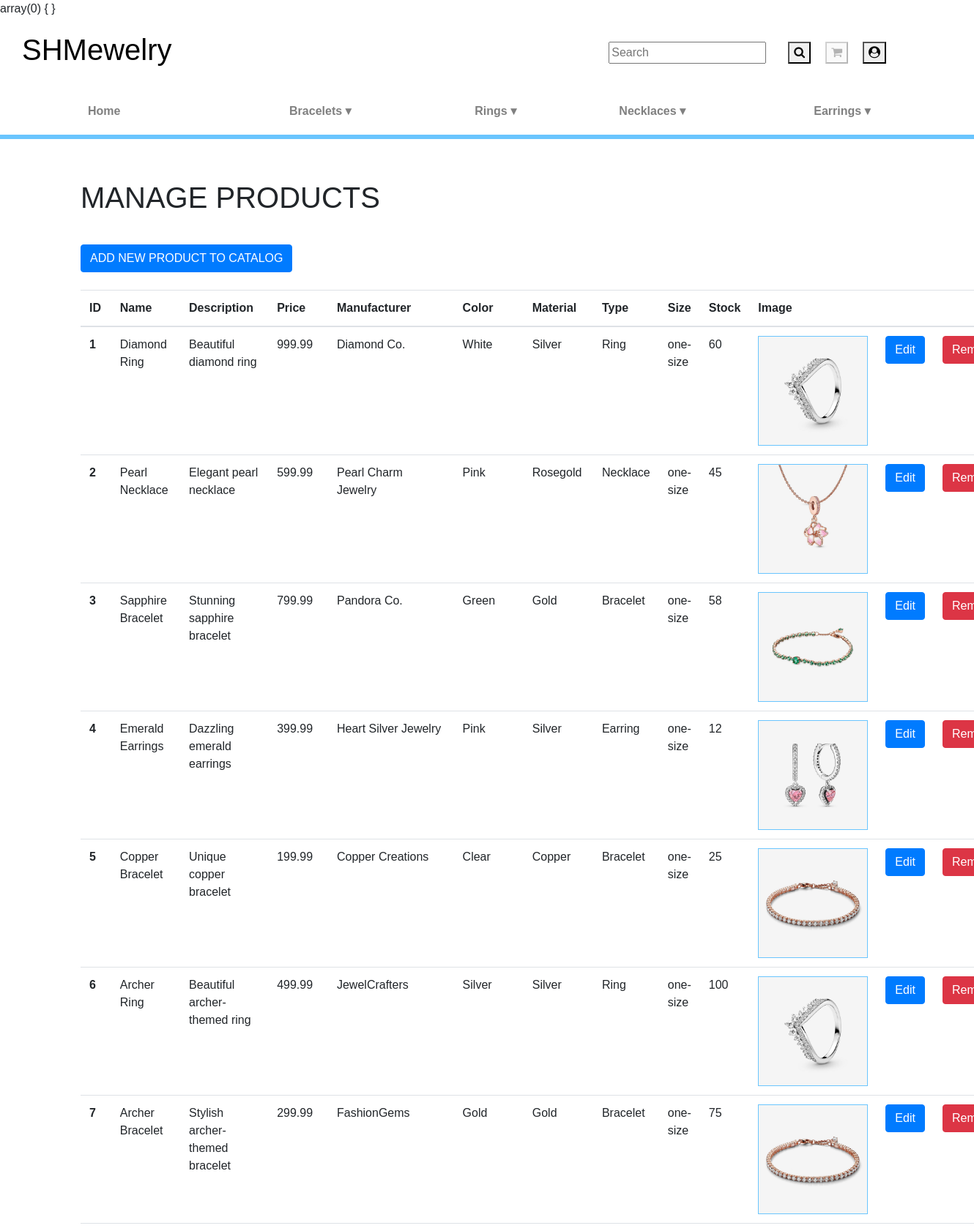
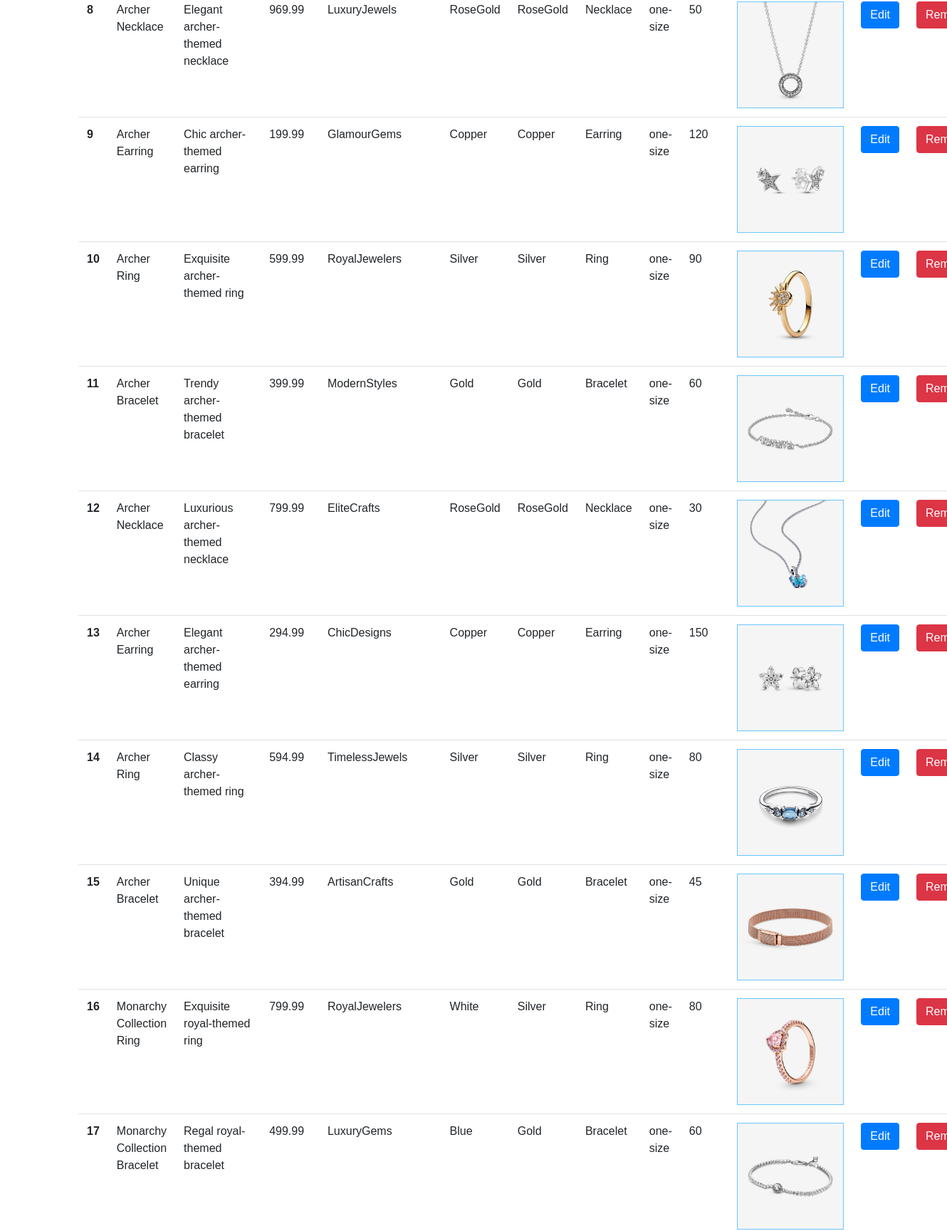
Page /index.php?controller=product&action=list (upper part) on the committed database (2 pictures, top to bottom).
### tables this page shows
CREATE TABLE PRODUCT (
    PRODUCT_ID INT AUTO_INCREMENT PRIMARY KEY,
    NAME VARCHAR(35),
    DESCRIPTION TEXT,
    PRICE DECIMAL(10, 2),
    MANUFACTURER VARCHAR(35),
    COLOR VARCHAR(35),
    MATERIAL VARCHAR(35),
    TYPE VARCHAR(35),
    SIZE VARCHAR(50),
    STOCK INT,
    PRODUCT_IMAGE VARCHAR(255)
);

### Models/Product.php (called while the page is built, shortened)
<?php
include_once(__DIR__ . '/../db_connection.php');
class Product{
public static function list() {
    global $conn;
    $sql = 'SELECT * FROM `PRODUCT`';
    $stmt = $conn->prepare($sql);
    $stmt->execute();
    $result = $stmt->get_result();
    return $result->fetch_all(MYSQLI_ASSOC);
}
}
?>

### Views/Product/list.php (the view, shortened to what this page needs)
<!DOCTYPE html>
<html lang="en">
<head>
    <link rel="stylesheet" href="https://cdn.jsdelivr.net/npm/bootstrap@4.0.0/dist/css/bootstrap.min.css">
</head>
<body>
    <?php include_once __DIR__ . "/../../navbar.php"; ?>
    <div class="container">
        <h1 class="py-2">MANAGE PRODUCTS</h1>
        <form method="post" action="index.php?controller=product&action=add">
            <button type="submit" class="btn btn-primary" name="add">ADD NEW PRODUCT TO CATALOG</button>
        </form>
        <table class="table">
            <thead>
                <tr>
                    <th scope="col">ID</th>
                    <th scope="col">Name</th>
                    <th scope="col" class="col-md-3">Description</th>
                    <th scope="col">Price</th>
                    <th scope="col">Manufacturer</th>
                    <th scope="col">Color</th>
                    <th scope="col">Material</th>
                    <th scope="col">Type</th>
                    <th scope="col">Size</th>
                    <th scope="col">Stock</th>
                    <th scope="col" class="col-md-3">Image</th>
                    <th scope="col"></th>
                    <th scope="col"></th>
                </tr>
            </thead>
            <tbody>
                <?php
                if (isset($data) && is_array($data) && !empty($data)) {
                    foreach ($data as $product) {
                        echo '<tr>
                            <th scope="row">' . $product['PRODUCT_ID'] . '</th>
                            <td>' . $product['NAME'] . '</td>
                            <td>' . $product['DESCRIPTION'] . '</td>
                            <td>' . $product['PRICE'] . '</td>
                            <td>' . $product['MANUFACTURER'] . '</td>
                            <td>' . $product['COLOR'] . '</td>
                            <td>' . $product['MATERIAL'] . '</td>
                            <td>' . $product['TYPE'] . '</td>
                            <td>' . $product['SIZE'] . '</td>
                            <td>' . $product['STOCK'] . '</td>';
                            if (empty($product['PRODUCT_IMAGE'])) {
                                echo '<td>'.$product['PRODUCT_IMAGE'].'</td>';
                            } else {
                                echo '<td><img src="/SHMewelry/assets/images/' . $product['PRODUCT_IMAGE'] . '" alt="' . $product['PRODUCT_IMAGE'] . '" width="150" style="border: 1px solid #6ac5fe;"></td>';
                            }
                            echo '<td>
                            <form method="post" action="index.php?controller=product&action=edit&id=' . $product['PRODUCT_ID'] . '">
                                <input type="hidden" name="product_id" value="' . $product['PRODUCT_ID'] . '">
                                <button type="submit" class="btn btn-primary" name="edit">Edit</button>
                            </form>
                            </td>
                            <td>
                            <form method="post" action="index.php?controller=product&action=delete">
                                <input type="hidden" name="product_id" value="' . $product['PRODUCT_ID'] . '">
                                <button type="submit" class="btn btn-danger" name="delete">Remove</button>
                            </form>
                            </td>
                        </tr>';
                    }
                } else {
                    echo '<tr><td colspan="13">No data available</td></tr>';
                }
                ?>
            </tbody>
        </table>
    </div>
</body>
</html>

### CSS/style.css (style rules this page uses)
html, body { height: 100%; margin: 0; }
body { display: flex; flex-direction: column; font-family: Arial, sans-serif; margin: 0; padding: 0; background-color: #fff; overflow-x: hidden; }
table { border-collapse: collapse; width: 100%; }
table td { max-width: 100%; flex-direction: column; align-items: center; }
th, td { padding: 10px; }

### CSS/shared.css (style rules this page uses)
html, body { height: 100%; margin: 0; }
body { display: flex; flex-direction: column; }

### rows in the picture
product: PRODUCT_ID "1", NAME "Diamond Ring", DESCRIPTION "Beautiful diamond ring", PRICE "999.99", MANUFACTURER "Diamond Co.", COLOR "White", MATERIAL "Silver", TYPE "Ring", SIZE "one-size", STOCK "60", PRODUCT_IMAGE (picture)
product: PRODUCT_ID "2", NAME "Pearl Necklace", DESCRIPTION "Elegant pearl necklace", PRICE "599.99", MANUFACTURER "Pearl Charm Jewelry", COLOR "Pink", MATERIAL "Rosegold", TYPE "Necklace", SIZE "one-size", STOCK "45", PRODUCT_IMAGE (picture)
product: PRODUCT_ID "3", NAME "Sapphire Bracelet", DESCRIPTION "Stunning sapphire bracelet", PRICE "799.99", MANUFACTURER "Pandora Co.", COLOR "Green", MATERIAL "Gold", TYPE "Bracelet", SIZE "one-size", STOCK "58", PRODUCT_IMAGE (picture)
product: PRODUCT_ID "4", NAME "Emerald Earrings", DESCRIPTION "Dazzling emerald earrings", PRICE "399.99", MANUFACTURER "Heart Silver Jewelry", COLOR "Pink", MATERIAL "Silver", TYPE "Earring", SIZE "one-size", STOCK "12", PRODUCT_IMAGE (picture)
product: PRODUCT_ID "5", NAME "Copper Bracelet", DESCRIPTION "Unique copper bracelet", PRICE "199.99", MANUFACTURER "Copper Creations", COLOR "Clear", MATERIAL "Copper", TYPE "Bracelet", SIZE "one-size", STOCK "25", PRODUCT_IMAGE (picture)
product: PRODUCT_ID "6", NAME "Archer Ring", DESCRIPTION "Beautiful archer-themed ring", PRICE "499.99", MANUFACTURER "JewelCrafters", COLOR "Silver", MATERIAL "Silver", TYPE "Ring", SIZE "one-size", STOCK "100", PRODUCT_IMAGE (picture)
product: PRODUCT_ID "7", NAME "Archer Bracelet", DESCRIPTION "Stylish archer-themed bracelet", PRICE "299.99", MANUFACTURER "FashionGems", COLOR "Gold", MATERIAL "Gold", TYPE "Bracelet", SIZE "one-size", STOCK "75", PRODUCT_IMAGE (picture)
product: PRODUCT_ID "8", NAME "Archer Necklace", DESCRIPTION "Elegant archer-themed necklace", PRICE "969.99", MANUFACTURER "LuxuryJewels", COLOR "RoseGold", MATERIAL "RoseGold", TYPE "Necklace", SIZE "one-size", STOCK "50", PRODUCT_IMAGE (picture)
product: PRODUCT_ID "9", NAME "Archer Earring", DESCRIPTION "Chic archer-themed earring", PRICE "199.99", MANUFACTURER "GlamourGems", COLOR "Copper", MATERIAL "Copper", TYPE "Earring", SIZE "one-size", STOCK "120", PRODUCT_IMAGE (picture)
product: PRODUCT_ID "10", NAME "Archer Ring", DESCRIPTION "Exquisite archer-themed ring", PRICE "599.99", MANUFACTURER "RoyalJewelers", COLOR "Silver", MATERIAL "Silver", TYPE "Ring", SIZE "one-size", STOCK "90", PRODUCT_IMAGE (picture)
product: PRODUCT_ID "11", NAME "Archer Bracelet", DESCRIPTION "Trendy archer-themed bracelet", PRICE "399.99", MANUFACTURER "ModernStyles", COLOR "Gold", MATERIAL "Gold", TYPE "Bracelet", SIZE "one-size", STOCK "60", PRODUCT_IMAGE (picture)
product: PRODUCT_ID "12", NAME "Archer Necklace", DESCRIPTION "Luxurious archer-themed necklace", PRICE "799.99", MANUFACTURER "EliteCrafts", COLOR "RoseGold", MATERIAL "RoseGold", TYPE "Necklace", SIZE "one-size", STOCK "30", PRODUCT_IMAGE (picture)
product: PRODUCT_ID "13", NAME "Archer Earring", DESCRIPTION "Elegant archer-themed earring", PRICE "294.99", MANUFACTURER "ChicDesigns", COLOR "Copper", MATERIAL "Copper", TYPE "Earring", SIZE "one-size", STOCK "150", PRODUCT_IMAGE (picture)
product: PRODUCT_ID "14", NAME "Archer Ring", DESCRIPTION "Classy archer-themed ring", PRICE "594.99", MANUFACTURER "TimelessJewels", COLOR "Silver", MATERIAL "Silver", TYPE "Ring", SIZE "one-size", STOCK "80", PRODUCT_IMAGE (picture)
product: PRODUCT_ID "15", NAME "Archer Bracelet", DESCRIPTION "Unique archer-themed bracelet", PRICE "394.99", MANUFACTURER "ArtisanCrafts", COLOR "Gold", MATERIAL "Gold", TYPE "Bracelet", SIZE "one-size", STOCK "45", PRODUCT_IMAGE (picture)
product: PRODUCT_ID "16", NAME "Monarchy Collection Ring", DESCRIPTION "Exquisite royal-themed ring", PRICE "799.99", MANUFACTURER "RoyalJewelers", COLOR "White", MATERIAL "Silver", TYPE "Ring", SIZE "one-size", STOCK "80", PRODUCT_IMAGE (picture)
product: PRODUCT_ID "17", NAME "Monarchy Collection Bracelet", DESCRIPTION "Regal royal-themed bracelet", PRICE "499.99", MANUFACTURER "LuxuryGems", COLOR "Blue", MATERIAL "Gold", TYPE "Bracelet", SIZE "one-size", STOCK "60", PRODUCT_IMAGE (picture)
